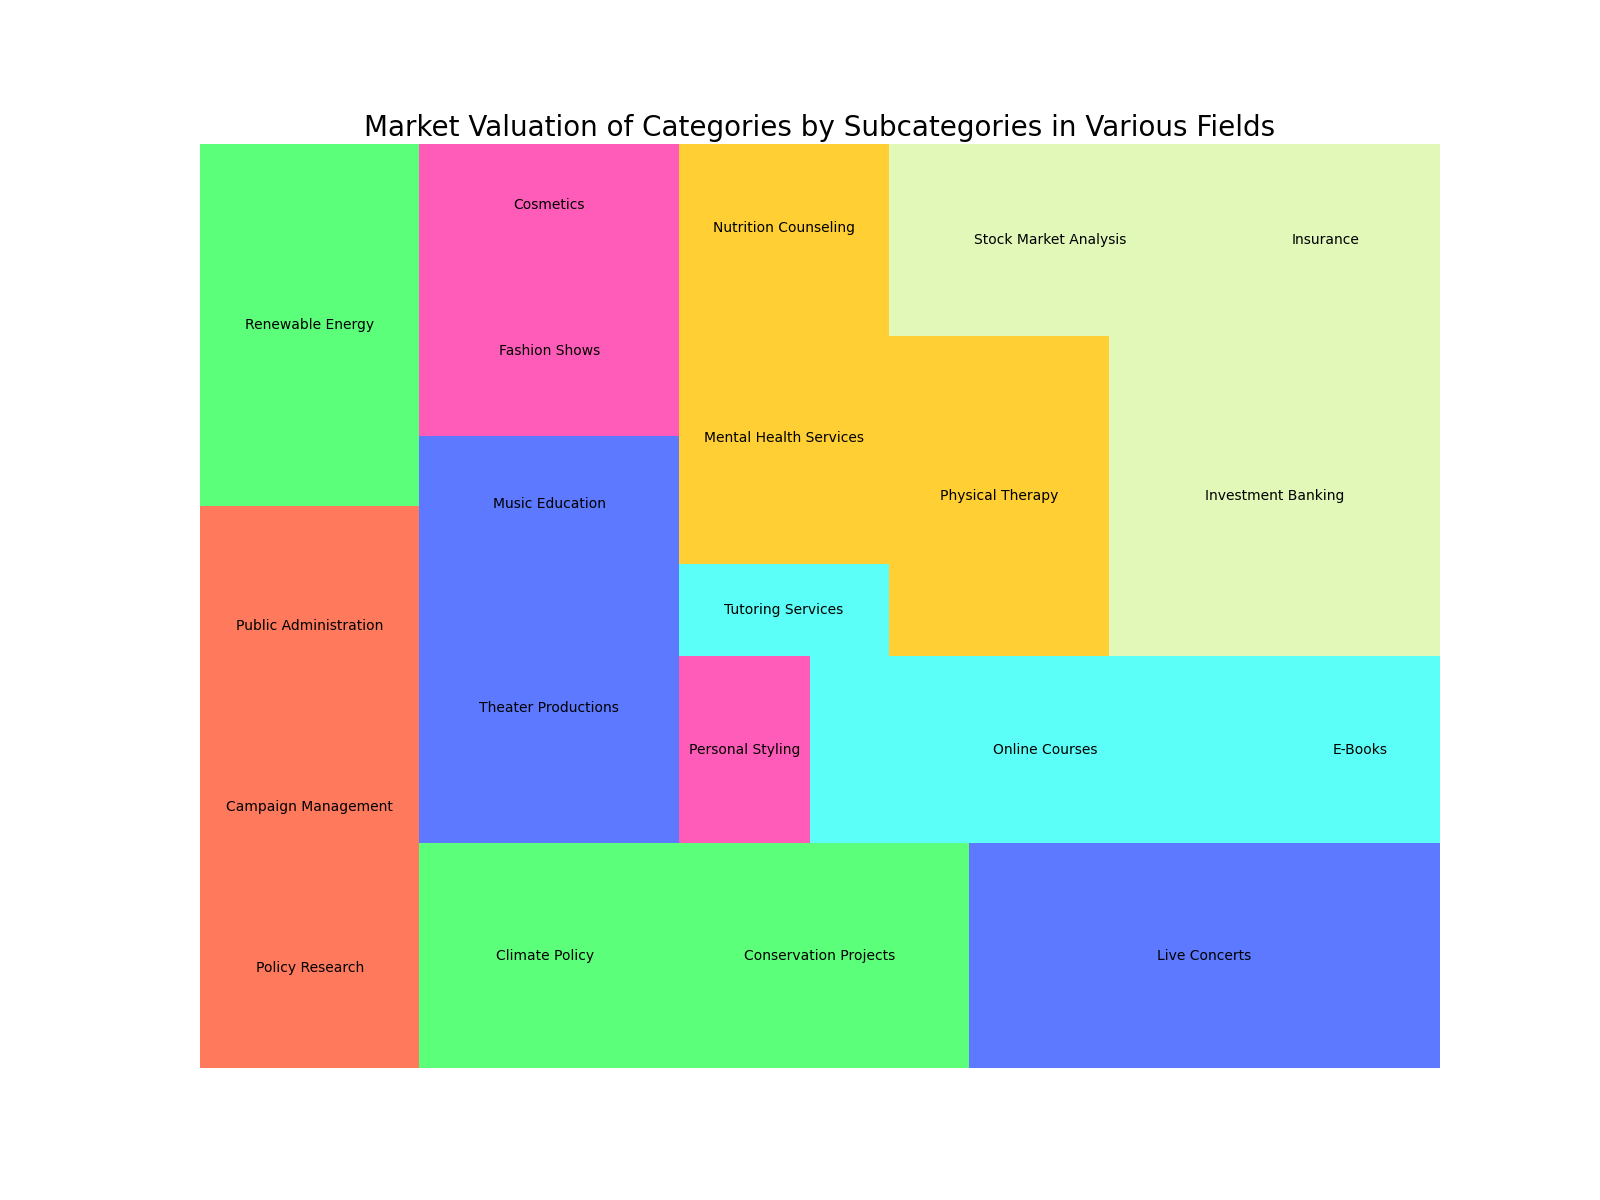

Source code (Python):

import matplotlib.pyplot as plt
import pandas as pd
import squarify

# Data for the chart
data = {
    "Category": ["Politics & Governance", "Politics & Governance", "Politics & Governance",
                 "Environment & Climate Change", "Environment & Climate Change", "Environment & Climate Change",
                 "Music & Performing Arts", "Music & Performing Arts", "Music & Performing Arts",
                 "Fashion & Beauty", "Fashion & Beauty", "Fashion & Beauty",
                 "Education & Learning", "Education & Learning", "Education & Learning",
                 "Health & Psychology", "Health & Psychology", "Health & Psychology",
                 "Economics & Finance", "Economics & Finance", "Economics & Finance"],
    "Subcategory": ["Policy Research", "Campaign Management", "Public Administration",
                    "Renewable Energy", "Climate Policy", "Conservation Projects",
                    "Live Concerts", "Theater Productions", "Music Education",
                    "Fashion Shows", "Cosmetics", "Personal Styling",
                    "Online Courses", "E-Books", "Tutoring Services",
                    "Mental Health Services", "Nutrition Counseling", "Physical Therapy",
                    "Investment Banking", "Stock Market Analysis", "Insurance"],
    "Value": [250000, 150000, 300000, 
              450000, 320000, 380000, 
              600000, 400000, 200000, 
              250000, 180000, 140000, 
              500000, 170000, 110000, 
              300000, 200000, 400000, 
              600000, 350000, 250000]
}

df = pd.DataFrame(data)

# Create a color palette, mapped to Category
color_mapper = {
    'Politics & Governance': '#FF5733',
    'Environment & Climate Change': '#33FF57',
    'Music & Performing Arts': '#3357FF',
    'Fashion & Beauty': '#FF33A8',
    'Education & Learning': '#33FFF6',
    'Health & Psychology': '#FFC300',
    'Economics & Finance': '#DAF7A6'
}

colors = [color_mapper[category] for category in df['Category']]

# Create the figure
fig, ax = plt.subplots(1, figsize=(16, 12))

# Create the treemap
squarify.plot(sizes=df['Value'], label=df['Subcategory'], color=colors, alpha=0.8, text_kwargs={'fontsize':10})

plt.title('Market Valuation of Categories by Subcategories in Various Fields', fontsize=20)
plt.axis('off')
plt.show()
